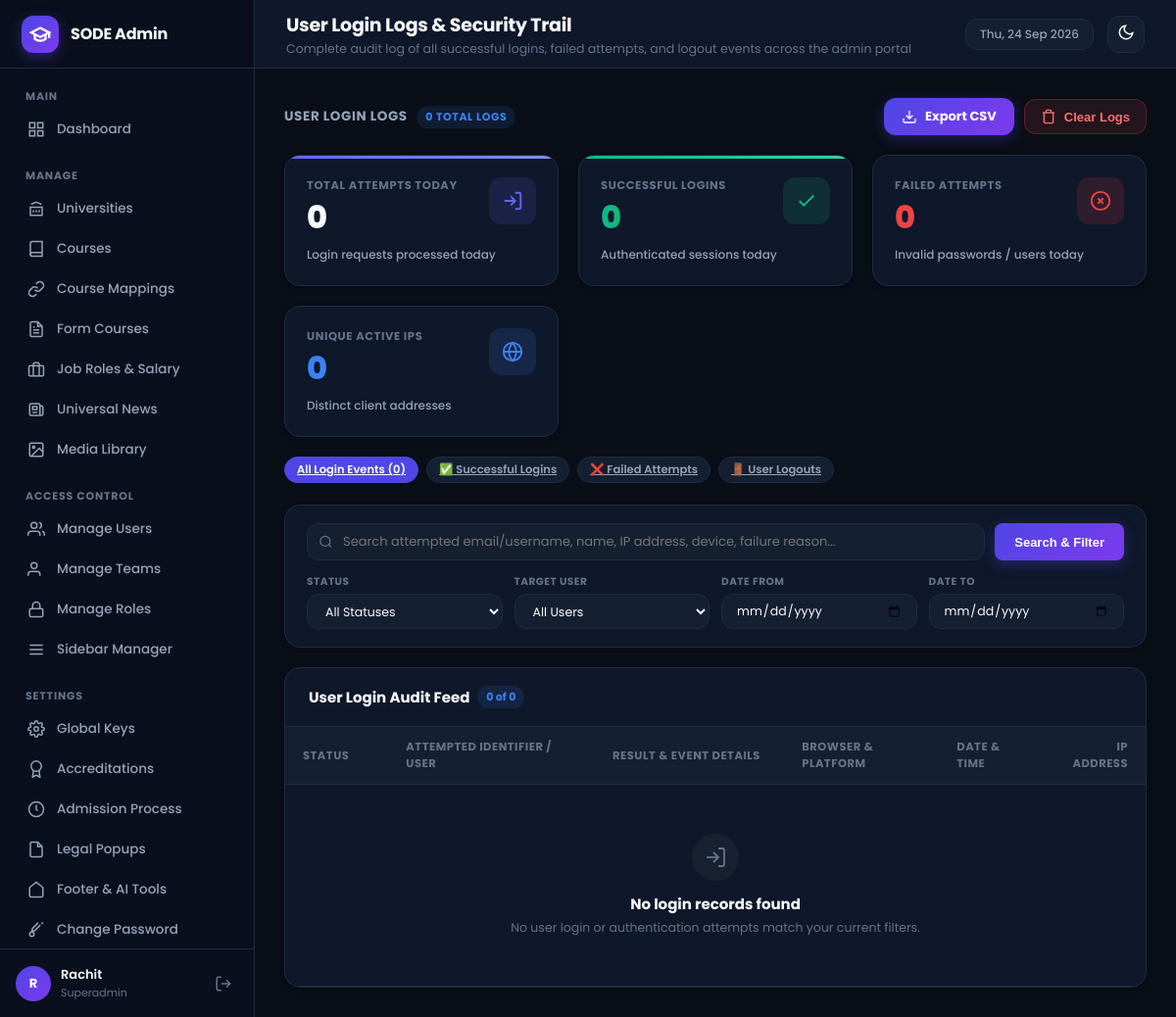
The app's page /admin/modules/login_logs/index.php (signed in) with its own data.
### tables this page shows
CREATE TABLE IF NOT EXISTS `sidebar_items` (
  `id` INT UNSIGNED AUTO_INCREMENT PRIMARY KEY,
  `display_name` VARCHAR(100) NOT NULL,
  `page_route` VARCHAR(255) NOT NULL,
  `sort_order` INT DEFAULT 0,
  `active_page_key` VARCHAR(100) NOT NULL,
  `rbac_module_key` VARCHAR(100) NOT NULL,
  `menu_section` VARCHAR(100) DEFAULT 'Manage',
  `icon_svg` TEXT NULL,
  `is_superadmin_only` TINYINT(1) DEFAULT 0,
  `is_active` TINYINT(1) DEFAULT 1,
  `created_at` TIMESTAMP DEFAULT CURRENT_TIMESTAMP
);

CREATE TABLE IF NOT EXISTS `users` (
  `id` INT UNSIGNED AUTO_INCREMENT PRIMARY KEY,
  `name` VARCHAR(150) NOT NULL,
  `email` VARCHAR(191) NOT NULL UNIQUE,
  `username` VARCHAR(100) NULL UNIQUE,
  `country_code` VARCHAR(10) DEFAULT '+91',
  `phone` VARCHAR(25) NULL,
  `password_hash` VARCHAR(255) NOT NULL,
  `team_id` INT UNSIGNED NULL,
  `role_id` INT UNSIGNED NULL,
  `is_superadmin` TINYINT(1) DEFAULT 0,
  `is_active` TINYINT(1) DEFAULT 1,
  `created_at` TIMESTAMP DEFAULT CURRENT_TIMESTAMP,
  CONSTRAINT `fk_user_team` FOREIGN KEY (`team_id`) REFERENCES `teams` (`id`) ON DELETE SET NULL,
  CONSTRAINT `fk_user_role` FOREIGN KEY (`role_id`) REFERENCES `roles` (`id`) ON DELETE SET NULL
);

### admin/modules/login_logs/index.php (the view, shortened to what the rows shown need)
<?php
$active_page_key = 'login_logs';
$db = get_db_connection();
$all_users = $db->query("SELECT id, name, email, username FROM users ORDER BY name ASC")->fetchAll(PDO::FETCH_ASSOC);
require_once ADMIN_PATH . '/includes/header.php';
?>
<div class="admin-card card-overflow-hidden">
    <div class="table-responsive">
        <table class="admin-table">
            <thead>
                <tr>
                    <th style="width:12%;">Status</th>
                    <th style="width:24%;">Attempted Identifier / User</th>
                    <th style="width:22%;">Result & Event Details</th>
                    <th style="width:18%;">Browser & Platform</th>
                    <th style="width:12%;">Date & Time</th>
                    <th style="width:12%; text-align:right;">IP Address</th>
                </tr>
            </thead>
        </table>
    </div>
</div>
<?php
require_once ADMIN_PATH . '/includes/footer.php';
?>

### admin/includes/sidebar.php (shortened to what the rows shown need)
<?php
$current_user = get_logged_in_user();
$sidebar_items = get_user_sidebar_items();
$grouped_items = [];
foreach ($sidebar_items as $item) {
    $section = !empty($item['menu_section']) ? strtoupper($item['menu_section']) : 'MANAGE';
    $grouped_items[$section][] = $item;
}
if (empty($active_page_key)) {
    $current_script = str_replace('\\', '/', $_SERVER['SCRIPT_NAME'] ?? $_SERVER['PHP_SELF'] ?? '');
    if (preg_match('#/modules/([^/]+)/#', $current_script, $matches)) {
        $current_page_key = $matches[1];
    } elseif (strpos($current_script, 'dashboard.php') !== false) {
        $current_page_key = 'dashboard';
    } else {
        $current_page_key = '';
    }
} else {
    $current_page_key = $active_page_key;
}
?>
<aside class="app-sidebar" id="app-sidebar">
    <nav class="sidebar-nav">
        <?php foreach ($grouped_items as $section_title => $section_items): ?>
            <div class="nav-section">
                <div class="nav-section-title"><?php echo htmlspecialchars($section_title); ?></div>
                <ul class="nav-list">
                    <?php foreach ($section_items as $item):
                        $route = (strpos($item['page_route'], 'http') === 0) ? $item['page_route'] : BASE_URL . '/' . ltrim($item['page_route'], '/');
                        $is_active = ($current_page_key !== '' && $current_page_key === $item['active_page_key']);
                    ?>
                        <li class="nav-item <?php echo $is_active ? 'active' : ''; ?>">
                            <a href="<?php echo htmlspecialchars($route); ?>">
                                <?php if (!empty($item['icon_svg'])): ?>
                                    <?php echo $item['icon_svg']; ?>
                                <?php else: ?>
                                    <svg width="18" height="18" viewBox="0 0 24 24" fill="none" stroke="currentColor" stroke-width="2"><circle cx="12" cy="12" r="4"></circle></svg>
                                <?php endif; ?>
                                <span><?php echo htmlspecialchars($item['display_name']); ?></span>
                            </a>
                        </li>
                    <?php endforeach; ?>
                </ul>
            </div>
        <?php endforeach; ?>
    </nav>
    <div class="sidebar-user-footer">
        <div class="user-info-wrap">
            <div class="user-avatar">
                <?php echo htmlspecialchars(get_user_initials($current_user['name'])); ?>
            </div>
            <div class="user-details">
                <span class="user-name"><?php echo htmlspecialchars($current_user['name']); ?></span>
                <span class="user-role-badge"><?php echo htmlspecialchars($current_user['role_name']); ?></span>
            </div>
        </div>
    </div>
</aside>

### records on screen
sidebar_items: display_name "Dashboard"
sidebar_items: display_name "Universities"
sidebar_items: display_name "Courses"
sidebar_items: display_name "Course Mappings"
sidebar_items: display_name "Form Courses"
sidebar_items: display_name "Job Roles & Salary"
sidebar_items: display_name "Universal News"
sidebar_items: display_name "Media Library"
sidebar_items: display_name "Manage Users"
sidebar_items: display_name "Manage Teams"
sidebar_items: display_name "Manage Roles"
sidebar_items: display_name "Sidebar Manager"
sidebar_items: display_name "Global Keys"
sidebar_items: display_name "Accreditations"
sidebar_items: display_name "Admission Process"
sidebar_items: display_name "Legal Popups"
sidebar_items: display_name "Footer & AI Tools"
sidebar_items: display_name "Change Password"
users: name "R", name "Rachit"

### other values on screen
APP_NAME "SODE Admin"
$section_title "MAIN"
$section_title "MANAGE"
$section_title "ACCESS CONTROL"
$section_title "SETTINGS"
$current_user['role_name'] "Superadmin"
$page_title "User Login Logs & Security Trail"
$page_subtitle "Complete audit log of all successful logins, failed attempts, and logout events across the admin portal"
$total_all_logins "0"
$today_all_logins "0"
$today_success "0"
$today_failed "0"
$today_unique_ips "0"
min($total_records, count($logs)) "0"
$total_records "0"
